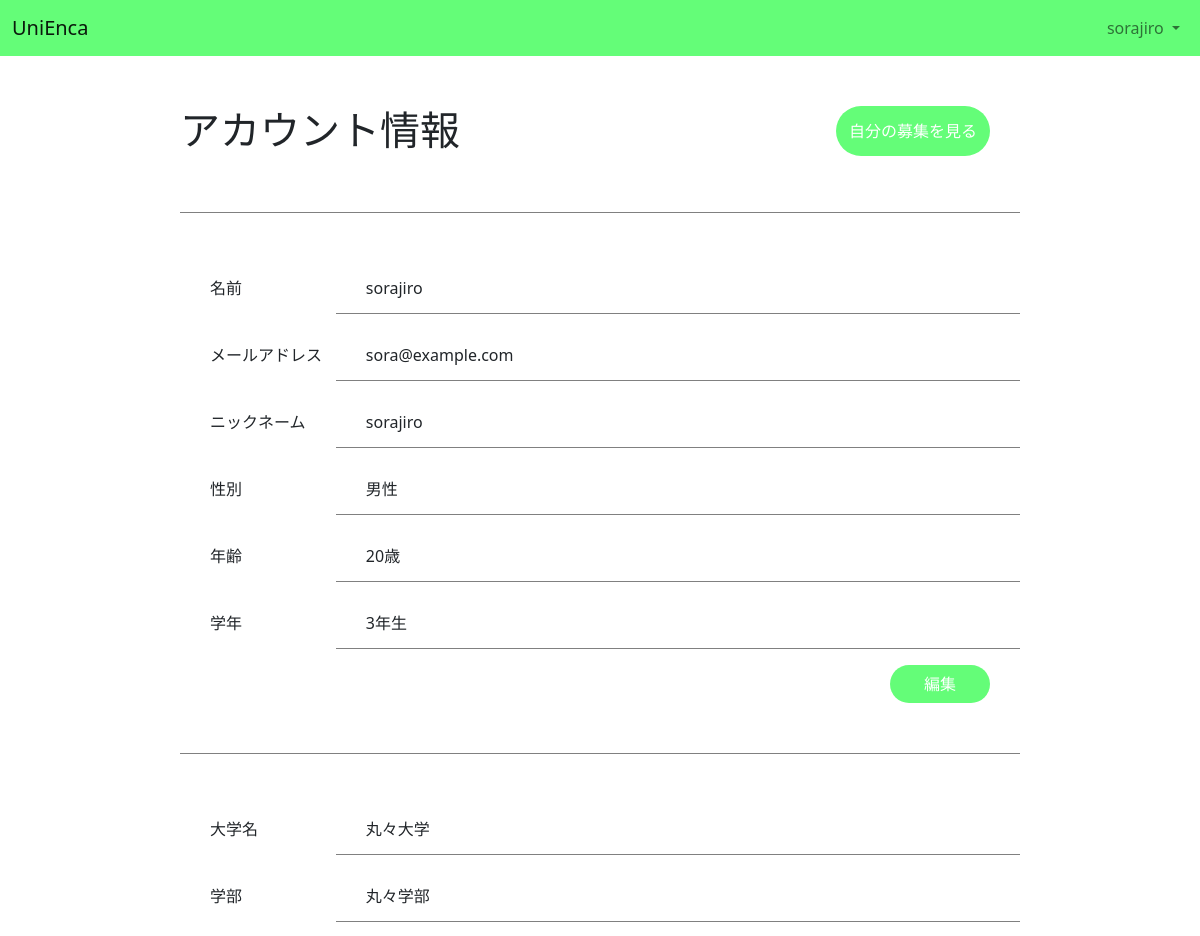
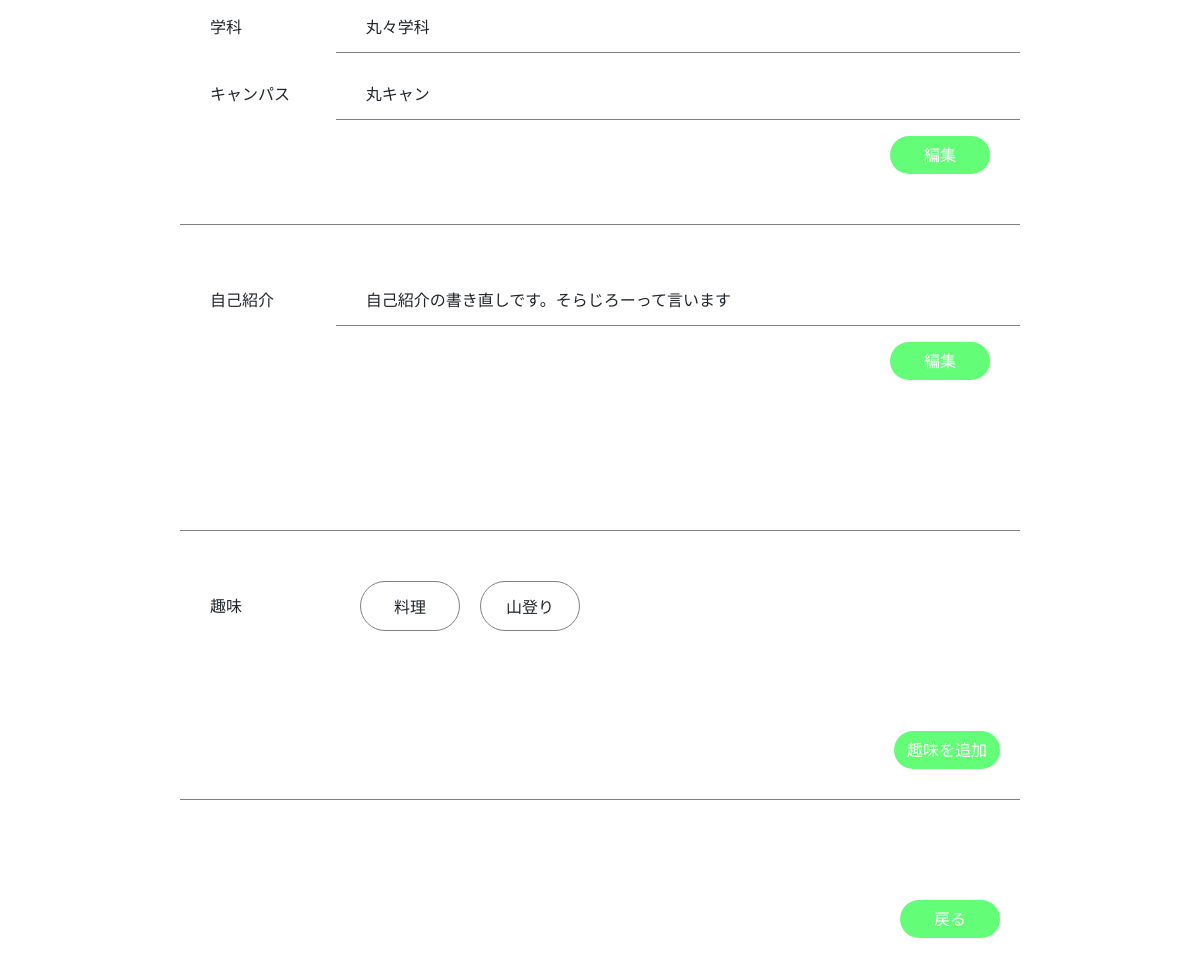
Screenshot of /myPofile/ (signed in) with the database file from the repository (2 pictures, top to bottom).
### accounts/models.py (models this page shows, shortened)
class User(AbstractUser):
    email = models.EmailField("メールアドレス", unique=True)
    followings = models.ManyToManyField(
        "self", related_name="followers", symmetrical=False, blank=True
    )

class Profile(models.Model):
    user = models.OneToOneField(
        User, related_name="profile", on_delete=models.CASCADE
    )
    nickname = models.CharField(max_length=20, null=True, blank=True)
    gender = models.IntegerField(choices=Gender.choices, null=True, blank=True)
    grade = models.IntegerField(choices=Grade.choices, null=True, blank=True)
    age = models.IntegerField(
        validators=[
            MinValueValidator(18),
            MaxValueValidator(120),
        ],
        null=True,
        blank=True,
    )
    target = models.IntegerField(choices=Target.choices, null=True, blank=True)
    univ_name = models.CharField("大学名", max_length=20, null=True, blank=True)
    faculty = models.CharField("学部名", max_length=20, null=True, blank=True)
    major = models.CharField("学科名", max_length=20, null=True, blank=True)
    campus = models.CharField("キャンパス名", max_length=20, null=True, blank=True)
    profile_text = models.TextField(max_length=300, null=True, blank=True)
    hobby = models.ManyToManyField(Hobby, related_name="profiles", blank=True)

class Hobby(models.Model):
    hobby_name = models.CharField(max_length=30, null=True, blank=True)
    hobby_kind = models.IntegerField(
        choices=Hobby_kind.choices, null=True, blank=True
    )

### accounts/views.py (the view)
class MyProfileView(View, LoginRequiredMixin):
    model = User
    template_name = "accounts/myProfile.html"
    def get(self, request):
        ctxt = {
            "target_user": self.request.user,
        }
        return render(request, self.template_name, ctxt)

### templates/accounts/myProfile.html
{% extends "base.html" %}
{% load static %}
{% block nav %}
{% include "_nav.html" %}
{% endblock %}
{% block content %}
<div class="d-flex justify-content-between">
    <h1>アカウント情報</h1>
    <a href="{% url 'accounts:seeRecruit' %}">
        <button type="button" class="btn btn-unienca btn-see-search">
            自分の募集を見る
        </button>
    </a>
</div>
<div class="profile-userinfo profile-box">
    <div class="profile-item d-flex">
        <p class="profile-label">名前</p>
        <p class="profile-info">{{ target_user.username }}</p>
    </div>
    <div class="profile-item d-flex">
        <p class="profile-label">メールアドレス</p>
        <p class="profile-info">{{ target_user.email }}</p>
    </div>
    <div class="profile-item d-flex">
        <p class="profile-label">ニックネーム</p>
        <p class="profile-info">{{ target_user.profile.nickname }}</p>
    </div>
    {% if target_user.profile.gender == 0 %}
    <div class="profile-item d-flex">
        <p class="profile-label">性別</p>
        <p class="profile-info">男性</p>
    </div>
    {% elif target_user.profile.gender == 1 %}
    <div class="profile-item d-flex">
        <p class="profile-label">性別</p>
        <p class="profile-info">女性</p>
    </div>
    {% else %}
    <div class="profile-item d-flex">
        <p class="profile-label">性別</p>
        <p class="profile-info">その他</p>
    </div>
    {% endif %}
    <div class="profile-item d-flex">
        <p class="profile-label">年齢</p>
        <p class="profile-info">{{ target_user.profile.age }}歳</p>
    </div>
    <div class="profile-item d-flex">
        <p class="profile-label">学年</p>
        <p class="profile-info">{{ target_user.profile.grade }}年生</p>
    </div>
    <div class="profile-item d-flex justify-content-end">
        <a href="{% url 'accounts:basicInfoEdit' target_user.profile.id %}">
            <button class="btn btn-unienca btn-edit">
                編集
            </button>
        </a>
    </div>
</div>
<div class="profile-univinfo profile-box">
    <div class="profile-item d-flex">
        <p class="profile-label">大学名</p>
        <p class="profile-info">{{ target_user.profile.univ_name }}</p>
    </div>
    <div class="profile-item d-flex">
        <p class="profile-label">学部</p>
        <p class="profile-info">{{ target_user.profile.faculty }}</p>
    </div>
    <div class="profile-item d-flex">
        <p class="profile-label">学科</p>
        <p class="profile-info">{{ target_user.profile.major }}</p>
    </div>
    <div class="profile-item d-flex">
        <p class="profile-label">キャンパス</p>
        <p class="profile-info">{{ target_user.profile.campus }}</p>
    </div>
    <div class="profile-item d-flex justify-content-end">
        <a href="{% url 'accounts:univInfoEdit' target_user.profile.id %}">
            <button class="btn btn-unienca btn-edit">
                編集
            </button>
        </a>
    </div>
</div>
<div class="profile-text profile-box">
    <div class="profile-item d-flex">
        <p class="profile-label">自己紹介</p>
        <p class="profile-info">{{ target_user.profile.profile_text }}</p>
    </div>
    <div class="profile-item d-flex justify-content-end">
        <a href="{% url 'accounts:profileTextEdit' target_user.profile.id %}">
            <button class="btn btn-unienca btn-edit">
                編集
            </button>
        </a>
    </div>
</div>
<div class="profile-hobby profile-box d-flex">
    <p class="profile-label">趣味</p>
    <div class="profile-item profile-item-hobby">
        {% for hobby in target_user.profile.hobby.all %}
        <div class="hobby-box">
            <p>{{ hobby.hobby_name }}</p>
        </div>
        {% endfor %}
    </div>
</div>
<div class="add-hobby-container d-flex justify-content-end">
    <a href="{% url 'accounts:createHobby' %}">
        <button class="btn btn-unienca btn-hobby">
            趣味を追加
        </button>
    </a>
</div>
<div class="retun-btn-containe d-flex justify-content-end">
    <a href="{% url 'matching:home' %}">
        <button class="btn btn-unienca btn-profile-return">
            戻る
        </button>
    </a>
</div>
{% endblock %}

### templates/_nav.html (shortened to what this page needs)
<nav class="navbar navbar-expand-lg navbar-light bg-light nav-original">
    <div class="container-fluid">
        <a class="navbar-brand logo" href="{% url 'matching:home' %}">UniEnca</a>
        <div class="collapse navbar-collapse" id="navbarNavDropdown">
            <ul class="navbar-nav ms-auto">
                <li class="nav-item dropdown">
                    <a class="nav-link dropdown-toggle" href="#" id="navbarDropdownMenuLink" role="button"
                        data-bs-toggle="dropdown" aria-expanded="false">
                        {{ user.username }}
                    </a>
                </li>
            </ul>
        </div>
    </div>
</nav>

### accounts/static/accounts/css/accounts.css (style rules this page uses)
a { text-decoration: none; }
.nav-original { width: 100% !important; }
.nav-original { background-color: rgb(100, 253, 120) !important; }
.btn-unienca { background-color: rgb(100, 253, 120) !important; color: white !important; }
.profile-box { padding: 50px 0px 50px 30px; margin: 0 auto; border-top: 1px solid grey; }
.profile-userinfo { margin-top: 50px; }
.profile-text { margin-bottom: 100px; }
.profile-label { height: 50px; line-height: 50px; width: 150px; }
.profile-info { min-height: 50px; line-height: 50px; padding-left: 30px; border-bottom: 1px solid grey; width: 100%; }
.profile-item-hobby { display: flex; flex-wrap: wrap; }
.hobby-box { max-width: 100%; height: 50px; min-width: 100px; border: 1px solid gray; border-radius: 30px; margin: 0 20px 20px 0; padding: 0px 20px; text-align: center; line-height: 50px; }
.add-hobby-container { width: 100%; border-bottom: 1px solid gray; }
.btn-hobby { margin: 30px 20px 30px auto; border-radius: 50px; }
.btn-profile-return { margin: 100px 20px 100px auto; width: 100px; border-radius: 50px; }
.btn-see-search { height: 50px; border-radius: 30px; margin-right: 30px; }
.btn-edit { width: 100px; border-radius: 50px; margin-right: 30px; }

### rows the page displays
User: username "sorajiro", email "sora@example.com", profile.nickname "sorajiro", profile.age "20", profile.grade "3", profile.univ_name "丸々大学", profile.faculty "丸々学部", profile.major "丸々学科", profile.campus "丸キャン", profile.profile_text "自己紹介の書き直しです。そらじろーって言います"
Hobby: hobby_name "料理"
Hobby: hobby_name "山登り"
